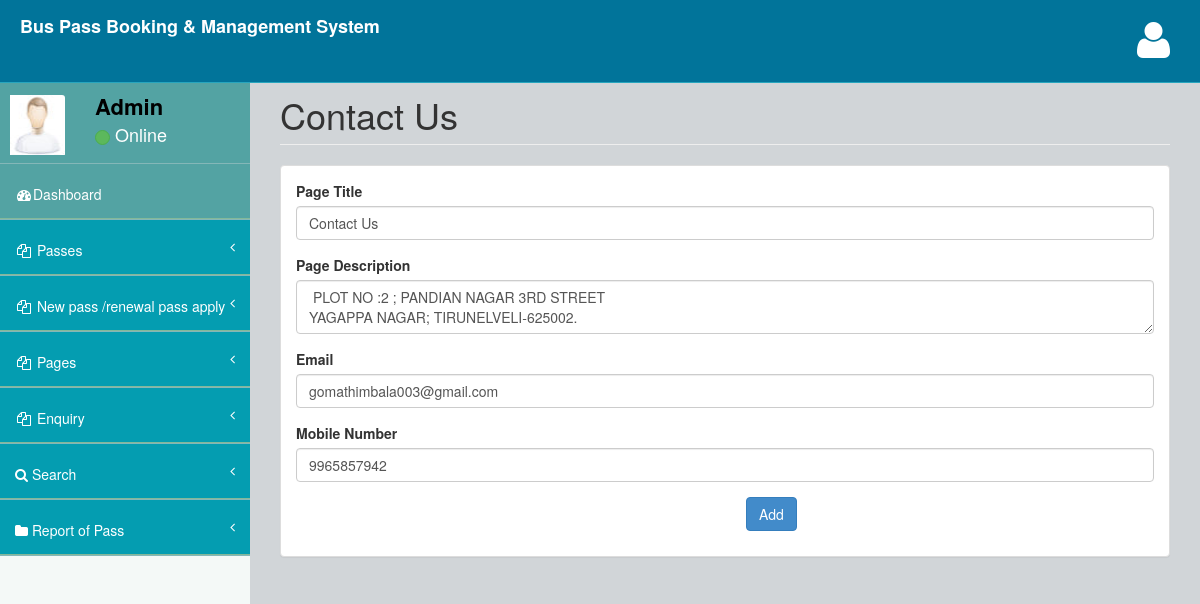
Page /buspassms/admin/contactus.php (signed in) on the committed database.
### tables this page shows
CREATE TABLE `tblpage` (
  `ID` int(10) NOT NULL,
  `PageType` varchar(200) DEFAULT NULL,
  `PageTitle` varchar(200) DEFAULT NULL,
  `PageDescription` mediumtext DEFAULT NULL,
  `Email` varchar(200) DEFAULT NULL,
  `MobileNumber` bigint(10) DEFAULT NULL,
  `UpdationDate` timestamp NOT NULL DEFAULT current_timestamp() ON UPDATE current_timestamp()
);

### buspassms/admin/contactus.php (the view, shortened to what this page needs)
<?php
include('includes/dbconnection.php');
if (strlen($_SESSION['bpmsaid']==0)) {
  header('location:logout.php');
  } else{
  ?>
<!DOCTYPE html>
<html>
<head>
    <link href="assets/plugins/bootstrap/bootstrap.css" rel="stylesheet" />
    <link href="assets/font-awesome/css/font-awesome.css" rel="stylesheet" />
    <link href="assets/plugins/pace/pace-theme-big-counter.css" rel="stylesheet" />
   <link href="assets/css/style.css" rel="stylesheet" />
      <link href="assets/css/main-style.css" rel="stylesheet" />
</head>
<body>
    <div id="wrapper">
      <?php include_once('includes/header.php');?>
        <?php include_once('includes/sidebar.php');?>
          <div id="page-wrapper">
            <div class="row">
                <div class="col-lg-12">
                    <h1 class="page-header">Contact Us</h1>
                </div>
            </div>
            <div class="row">
                <div class="col-lg-12">
                    <div class="panel panel-default">
                        <div class="panel-body">
                            <div class="row">
                                <div class="col-lg-12">
                                    <form method="post" enctype="multipart/form-data">
                              <?php
$sql="SELECT * from  tblpage where PageType='contactus'";
$query = $dbh -> prepare($sql);
$query->execute();
$results=$query->fetchAll(PDO::FETCH_OBJ);
$cnt=1;
if($query->rowCount() > 0)
{
foreach($results as $row)
{               ?>
    <div class="form-group"> <label for="exampleInputEmail1">Page Title</label> <input type="text" name="pagetitle" id="pagetitle" required="true" value="<?php  echo $row->PageTitle;?>" class="form-control"> </div>
    <div class="form-group"> <label for="exampleInputEmail1">Page Description</label> <textarea type="text" name="pagedes" id="pagedes" required="true"class="form-control"><?php  echo $row->PageDescription;?></textarea> </div>
<div class="form-group">
                                            <label for="exampleInputEmail1">Email</label>
                                             <input type="text" name="email" id="email" required="true" value="<?php  echo $row->Email;?>" class="form-control">
                                        </div>
                                        <div class="form-group">
                                            <label for="exampleInputEmail1">Mobile Number</label>
                                              <input type="text" name="mobnum" id="mobnum" required="true" value="<?php  echo $row->MobileNumber;?>" class="form-control" maxlength="10" pattern="[0-9]+">
                                        </div>
    <?php $cnt=$cnt+1;}} ?>
     <p style="padding-left: 450px"><button type="submit" class="btn btn-primary" name="submit" id="submit">Add</button></p> </form>
                                </div>
                            </div>
                        </div>
                    </div>
                </div>
            </div>
        </div>
    </div>
</body>
</html>
<?php }  ?>

### buspassms/admin/includes/sidebar.php (shortened to what this page needs)
<?php
include('includes/dbconnection.php');
?>
        <nav class="navbar-default navbar-static-side" role="navigation">
            <div class="sidebar-collapse">
                <ul class="nav" id="side-menu">
                    <li>
                        <div class="user-section">
                            <div class="user-section-inner">
                                <img src="assets/img/user.jpg" alt="">
                            </div>
                            <div class="user-info">
                                <?php
$aid=$_SESSION['bpmsaid'];
$sql="SELECT AdminName from  tbladmin where ID=:aid";
$query = $dbh -> prepare($sql);
$query->bindParam(':aid',$aid,PDO::PARAM_STR);
$query->execute();
$results=$query->fetchAll(PDO::FETCH_OBJ);
$cnt=1;
if($query->rowCount() > 0)
{
foreach($results as $row)
{               ?>
                                <div><strong><?php  echo $row->AdminName;?></strong></div>
                                <div class="user-text-online">
                                    <span class="user-circle-online btn btn-success btn-circle "></span>&nbsp;Online
                                </div>
                            </div>
                            <?php $cnt=$cnt+1;}} ?>
                        </div>
                    </li>
                    <li class="selected">
                        <a href="dashboard.php"><i class="fa fa-dashboard fa-fw"></i>Dashboard</a>
                    </li>
                    <li>
                        <a href="#"><i class="fa fa-files-o fa-fw"></i> Passes<span class="fa arrow"></span></a>
                    </li>
                    <li>
                        <a href="#"><i class="fa fa-files-o fa-fw"></i> New pass /renewal pass apply<span class="fa arrow"></span></a>
                    </li>
                    <li>
                        <a href="#"><i class="fa fa-files-o fa-fw"></i> Pages<span class="fa arrow"></span></a>
                    </li>
                    <li>
                        <a href="#"><i class="fa fa-files-o fa-fw"></i> Enquiry<span class="fa arrow"></span></a>
                    </li>
                    <li>
                        <a href="search-pass.php"><i class="fa fa-search"></i>  Search<span class="fa arrow"></span></a>
                        </li>
                        <li>
                        <a href="pass-bwdates-report.php"><i class="fa fa-folder"></i>  Report of Pass<span class="fa arrow"></span></a>
                        </li>
                </ul>
            </div>
        </nav>

### buspassms/admin/assets/css/style.css (style rules this page uses)
body { background-color: #f8f8f8; }
#wrapper { width: 100%; margin-top: 55px!important; background-color:#f4f9f7; }
#page-wrapper { padding: 0 15px; min-height: 568px; background-color:rgb(209, 213, 216); }
.navbar-static-side ul li { border-bottom:1px solid #84b7b8 !important; }
.arrow { float: right; }
.fa.arrow:before { content: "\f104"; }
@media (min-width:768px) { .navbar-static-side { z-index: 1; position: absolute; width: 250px; } }
.btn-circle { width: 30px; height: 30px; padding: 6px 0; border-radius: 15px; text-align: center; font-size: 12px; line-height: 1.428571429; }

### buspassms/admin/assets/css/main-style.css (style rules this page uses)
.user-section-inner { height: 65px; width: 65px; -moz-border-radius: 3px; -webkit-border-radius: 3px; border-radius: 3px; overflow: hidden; display: inline-block; float: left; margin-right: 15px; margin-top: 20px; }
.user-section-inner img { margin-left:10px; width:55px; height:60px; }
.user-info { display: block; color:#000!important; display: inline-block; padding: 15px; margin-bottom: 0px }
.user-text-online { font-size:18px; color:#fff }
.user-circle-online { width: 15px!important; height: 15px!important; }
.nav > li > a { padding: 20px 15px; }
#side-menu { background-color:#049db1; }
#side-menu a { color:#fff; border-bottom: 1px solid #84B899 !important; height: 55px; }
.selected { background-color:rgb(83, 163, 163); }
.navbar-default { border-color: #27A6BE; }
@media (min-width:768px) { #page-wrapper { position: inherit; margin: 0 0 0 250px; padding: 0 30px; min-height: 1000px; } }

### rows in the picture
tblpage: pagetitle "Contact Us", pagedes "PLOT NO :2 ; PANDIAN NAGAR 3RD STREET YAGAPPA NAGAR; TIRUNELVELI-625002.", email "gomathimbala003@gmail.com", mobnum "9965857942"

### other values in the picture
$row->AdminName "Admin"
